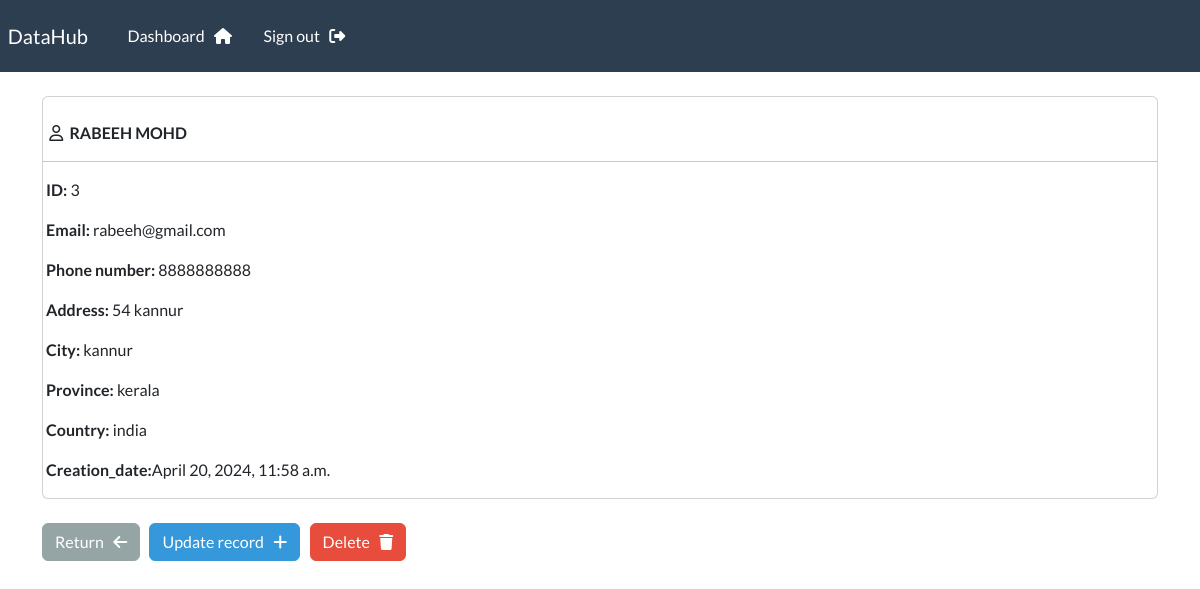
Screenshot of /record/3 (signed in) with the database file from the repository.
### webapp/models.py (models this page shows, shortened)
class Record(models.Model):
    creation_date = models.DateTimeField(auto_now_add=True)
    first_name = models.CharField(max_length=100)
    last_name = models.CharField(max_length=100)
    email = models.CharField(max_length=255)
    phone = models.CharField(max_length=20)
    address = models.CharField(max_length=300)
    city = models.CharField(max_length=255)
    province = models.CharField(max_length=200)
    country = models.CharField(max_length=125)

### webapp/views.py (the view)
# urls.py: path('record/<int:pk>',views.singular_record,name="record"),
@login_required(login_url='my-login')
def singular_record(request, pk):
    all_records = Record.objects.get(id=pk)  # Retrieve the record by its primary key
    context = {'record': all_records}  # Pass the record to the template context
    return render(request, 'webapp/view-record.html', context=context)  # Render the record view template

### webapp/templates/webapp/view-record.html (shortened to what this page needs)
{% extends 'webapp/base.html' %}
{% block content %}
    <div class="card">
        <div class="card-buddy">
            <br>
            <i class="fa-regular fa-user"></i>
                    <strong>
            &nbsp;{{record.first_name|upper}}
            {{record.last_name|upper}}
        </strong>
        <hr>
                <p><strong> &nbsp;ID:</strong> {{record.id}}</p>
                <p><strong> &nbsp;Email:</strong> {{record.email}}</p>
                <p><strong> &nbsp;Phone number:</strong> {{record.phone}}</p>
                <p><strong> &nbsp;Address:</strong> {{record.address}}</p>
                <p><strong> &nbsp;City:</strong> {{record.city}}</p>
                <p><strong> &nbsp;Province:</strong> {{record.province}}</p>
                <p><strong> &nbsp;Country:</strong> {{record.country}}</p>
                <p><strong> &nbsp;Creation_date:</strong>{{record.creation_date}}</p>
        </div>
    </div>
    <br>
    <a href="{% url 'dashboard' %}" class="btn btn-secondary">Return
         &nbsp; <i class="fa-solid fa-arrow-left"></i> </a>
    <a href="{% url 'update-record'  record.id %}" class="btn btn-info">Update record
         &nbsp; <i class="fa-solid fa-plus"></i></a>
    <a href="{% url 'delete-record' pk=record.id %}" class="btn btn-danger">Delete
        &nbsp; <i class="fa-solid fa-trash"></i></a>
{% endblock %}

### rows the page displays
Record: first_name "RABEEH", last_name "MOHD", id "3", email "rabeeh@gmail.com", phone "8888888888", address "54 kannur", city "kannur", province "kerala", country "india", creation_date "April 20, 2024, 11:58 a.m."
